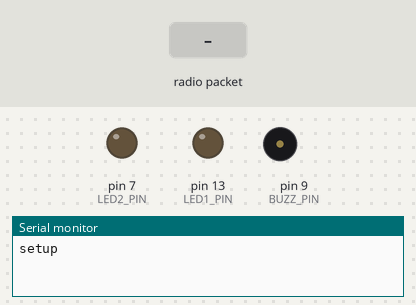
The sketch below on a simulated Arduino Uno, built with avr-gcc and run on an emulated ATmega328P. Shown: output pins drawn as LEDs (lit = HIGH), buzzer (waves = sounding), the last lines printed to the serial monitor. The inputs (shaded band) are chosen by the test bench. No radio packets arrive unless stated.

Above: at 2.5 s.
2.6 s: radio packet "1" arrives
At 2.61 s:
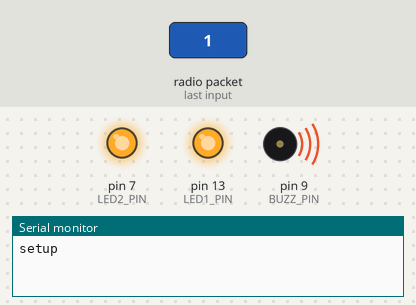
At 2.98 s:
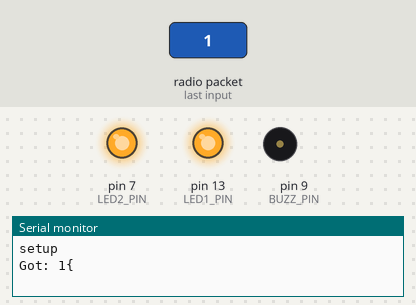
Timing chart, 0 to 5.6 s (numbered marks = the images above; inputs shaded):
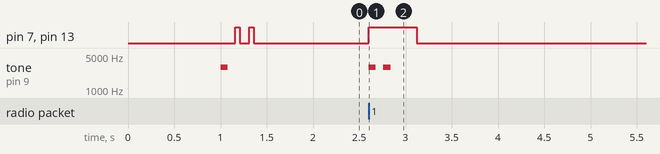

The sketch:

rf_receiver_promini.ino
```cpp
//
// SparkFun Electronics 2011
// NPoole
//
// RF ASK Transmitter/Reciever Example
//
// This code depends on the VirtualWire Library for Arduino and is
// based on the example code provided by Mike McCauley (mikem@open.com.au)
// See VirtualWire.h for detailed API docs.
//
// This example shows how to use the VirtualWire library to send and receive
// simple messages and use them to control digital I/O pins. Buttons are
// connected to the transmitting Arduino on pins 8-11 (to ground, internal 20k
// pull-up resistors are set in the code) and in the same fashion,
// LEDs are connected to the recieving Arduino on pins 8-11. When a button is
// pressed on the transmitter, the corresponding LED will light on the reciever.
// This document contains both transmitter and reciever code, simply de-comment
// the piece of code you need to use.

#include <VirtualWire.h>

#define RX_PIN 8
#define BUZZ_PIN 9
#define LED1_PIN 13
#define LED2_PIN 7

#define NOTE_LENGTH 80
#define FREQ 2960

void setup() {
  delay(1000);
  pinMode(LED1_PIN, OUTPUT);
  pinMode(LED2_PIN, OUTPUT);
  pinMode(BUZZ_PIN, OUTPUT);
  Serial.begin(9600); // Debugging only
  Serial.println("setup");

  // Initialise the IO and ISR
  vw_set_rx_pin(RX_PIN);
  vw_setup(2000);   // Bits per sec
  vw_rx_start();    // Start the receiver PLL running

  signalStarted();
}

// Signal that device has started
void signalStarted() {
  beep();
  effectOn(0);
  delay(50);
  effectOff();
  delay(100);
  effectOn(0);
  delay(50);
  effectOff();
}

void beep() {
    tone(BUZZ_PIN, FREQ, NOTE_LENGTH);
    delay(NOTE_LENGTH);
    noTone(BUZZ_PIN);
    delay(NOTE_LENGTH);
}

void effectOff() {
  digitalWrite(LED1_PIN, LOW);
  digitalWrite(LED2_PIN, LOW);
  // noTone(BUZZ_PIN);
  // digitalWrite(BUZZ_PIN, LOW);
}

void effectOn(int buzz) {
  digitalWrite(LED1_PIN, HIGH); // Flash a light to show received good message
  digitalWrite(LED2_PIN, HIGH);
  if (buzz) {
    beep();
    beep();
  }

  // digitalWrite(BUZZ_PIN, HIGH);
}

void loop() {
  uint8_t buf[VW_MAX_MESSAGE_LEN];
  uint8_t buflen = VW_MAX_MESSAGE_LEN;
  if (vw_get_message(buf, &buflen)) { // Non-blocking
    effectOn(1);

    // Message with a good checksum received, dump it.
    Serial.print("Got: ");
    char* charBuf = (char*)buf;

    // Remove last character of message to clean it up
    int len = strlen(charBuf);
    for (int i = 0; i < len - 1; i++) {
      Serial.print(charBuf[i]);
    }
    Serial.println("");
    delay(200);
    effectOff();
  }
}
```

Measured:
- after the input at 2.6 s, pin 7 (LED2_PIN), pin 13 (LED1_PIN): LOW → HIGH at once, → LOW 0.52 s later; tone on pin 9 (BUZZ_PIN): alternates 2960 Hz for 0.08 s and silent for 0.08 s, 4 changes in all, then stays silent, starting at once
